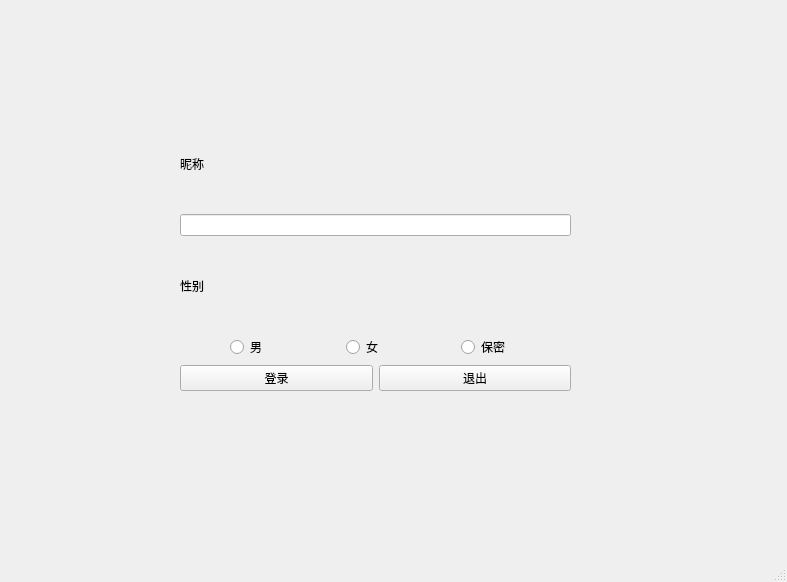
<?xml version="1.0" encoding="UTF-8"?>
<ui version="4.0">
 <class>MainWindow</class>
 <widget class="QMainWindow" name="MainWindow">
  <property name="geometry">
   <rect>
    <x>0</x>
    <y>0</y>
    <width>787</width>
    <height>582</height>
   </rect>
  </property>
  <property name="windowTitle">
   <string>MainWindow</string>
  </property>
  <widget class="QWidget" name="centralwidget">
   <widget class="QWidget" name="">
    <property name="geometry">
     <rect>
      <x>180</x>
      <y>120</y>
      <width>391</width>
      <height>271</height>
     </rect>
    </property>
    <layout class="QGridLayout" name="gridLayout">
     <item row="0" column="0" colspan="2">
      <layout class="QVBoxLayout" name="verticalLayout">
       <item>
        <widget class="QLabel" name="label">
         <property name="text">
          <string>昵称</string>
         </property>
        </widget>
       </item>
       <item>
        <widget class="QLineEdit" name="lineEdit"/>
       </item>
       <item>
        <widget class="QLabel" name="label_2">
         <property name="text">
          <string>性别</string>
         </property>
        </widget>
       </item>
       <item>
        <layout class="QHBoxLayout" name="horizontalLayout">
         <property name="leftMargin">
          <number>50</number>
         </property>
         <item>
          <widget class="QRadioButton" name="radioButton">
           <property name="text">
            <string>男</string>
           </property>
          </widget>
         </item>
         <item>
          <widget class="QRadioButton" name="radioButton_2">
           <property name="text">
            <string>女</string>
           </property>
          </widget>
         </item>
         <item>
          <widget class="QRadioButton" name="radioButton_3">
           <property name="text">
            <string>保密</string>
           </property>
          </widget>
         </item>
        </layout>
       </item>
      </layout>
     </item>
     <item row="1" column="0">
      <widget class="QPushButton" name="pushButton">
       <property name="text">
        <string>登录</string>
       </property>
      </widget>
     </item>
     <item row="1" column="1">
      <widget class="QPushButton" name="pushButton_2">
       <property name="text">
        <string>退出</string>
       </property>
      </widget>
     </item>
    </layout>
   </widget>
  </widget>
  <widget class="QMenuBar" name="menubar">
   <property name="geometry">
    <rect>
     <x>0</x>
     <y>0</y>
     <width>787</width>
     <height>26</height>
    </rect>
   </property>
  </widget>
  <widget class="QStatusBar" name="statusbar"/>
 </widget>
 <tabstops>
  <tabstop>lineEdit</tabstop>
  <tabstop>radioButton</tabstop>
  <tabstop>radioButton_2</tabstop>
  <tabstop>radioButton_3</tabstop>
  <tabstop>pushButton</tabstop>
  <tabstop>pushButton_2</tabstop>
 </tabstops>
 <resources/>
 <connections>
  <connection>
   <sender>pushButton_2</sender>
   <signal>clicked()</signal>
   <receiver>MainWindow</receiver>
   <slot>close()</slot>
   <hints>
    <hint type="sourcelabel">
     <x>520</x>
     <y>400</y>
    </hint>
    <hint type="destinationlabel">
     <x>515</x>
     <y>458</y>
    </hint>
   </hints>
  </connection>
 </connections>
</ui>
